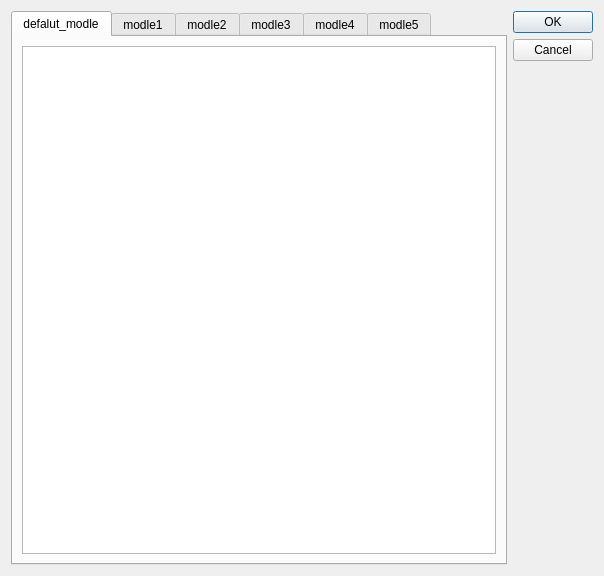
<?xml version="1.0" encoding="UTF-8"?>
<ui version="4.0">
 <class>templateChooser</class>
 <widget class="QDialog" name="templateChooser">
  <property name="geometry">
   <rect>
    <x>0</x>
    <y>0</y>
    <width>604</width>
    <height>576</height>
   </rect>
  </property>
  <property name="windowTitle">
   <string>Template Chooser</string>
  </property>
  <layout class="QHBoxLayout" name="horizontalLayout">
   <item>
    <widget class="QTabWidget" name="tabWidget">
     <property name="currentIndex">
      <number>0</number>
     </property>
     <property name="documentMode">
      <bool>false</bool>
     </property>
     <widget class="QWidget" name="default_modle">
      <attribute name="title">
       <string>defalut_modle</string>
      </attribute>
      <layout class="QHBoxLayout" name="horizontalLayout_7">
       <item>
        <widget class="QTextEdit" name="modletext0">
         <property name="readOnly">
          <bool>true</bool>
         </property>
        </widget>
       </item>
      </layout>
     </widget>
     <widget class="QWidget" name="modle1">
      <attribute name="title">
       <string>modle1</string>
      </attribute>
      <layout class="QHBoxLayout" name="horizontalLayout_2">
       <item>
        <widget class="QTextEdit" name="modletext1"/>
       </item>
      </layout>
     </widget>
     <widget class="QWidget" name="modle2">
      <attribute name="title">
       <string>modle2</string>
      </attribute>
      <layout class="QHBoxLayout" name="horizontalLayout_3">
       <item>
        <widget class="QTextEdit" name="modletext2"/>
       </item>
      </layout>
     </widget>
     <widget class="QWidget" name="modle3">
      <attribute name="title">
       <string>modle3</string>
      </attribute>
      <layout class="QHBoxLayout" name="horizontalLayout_4">
       <item>
        <widget class="QTextEdit" name="modletext3"/>
       </item>
      </layout>
     </widget>
     <widget class="QWidget" name="modle4">
      <attribute name="title">
       <string>modle4</string>
      </attribute>
      <layout class="QHBoxLayout" name="horizontalLayout_5">
       <item>
        <widget class="QTextEdit" name="modletext4"/>
       </item>
      </layout>
     </widget>
     <widget class="QWidget" name="modle5">
      <attribute name="title">
       <string>modle5</string>
      </attribute>
      <layout class="QHBoxLayout" name="horizontalLayout_6">
       <item>
        <widget class="QTextEdit" name="modletext5"/>
       </item>
      </layout>
     </widget>
    </widget>
   </item>
   <item>
    <widget class="QDialogButtonBox" name="buttonBox">
     <property name="orientation">
      <enum>Qt::Vertical</enum>
     </property>
     <property name="standardButtons">
      <set>QDialogButtonBox::Cancel|QDialogButtonBox::Ok</set>
     </property>
    </widget>
   </item>
  </layout>
 </widget>
 <resources>
  <include location="main.qrc"/>
 </resources>
 <connections>
  <connection>
   <sender>buttonBox</sender>
   <signal>accepted()</signal>
   <receiver>templateChooser</receiver>
   <slot>accept()</slot>
   <hints>
    <hint type="sourcelabel">
     <x>594</x>
     <y>263</y>
    </hint>
    <hint type="destinationlabel">
     <x>157</x>
     <y>274</y>
    </hint>
   </hints>
  </connection>
  <connection>
   <sender>buttonBox</sender>
   <signal>rejected()</signal>
   <receiver>templateChooser</receiver>
   <slot>reject()</slot>
   <hints>
    <hint type="sourcelabel">
     <x>594</x>
     <y>269</y>
    </hint>
    <hint type="destinationlabel">
     <x>286</x>
     <y>274</y>
    </hint>
   </hints>
  </connection>
 </connections>
</ui>
